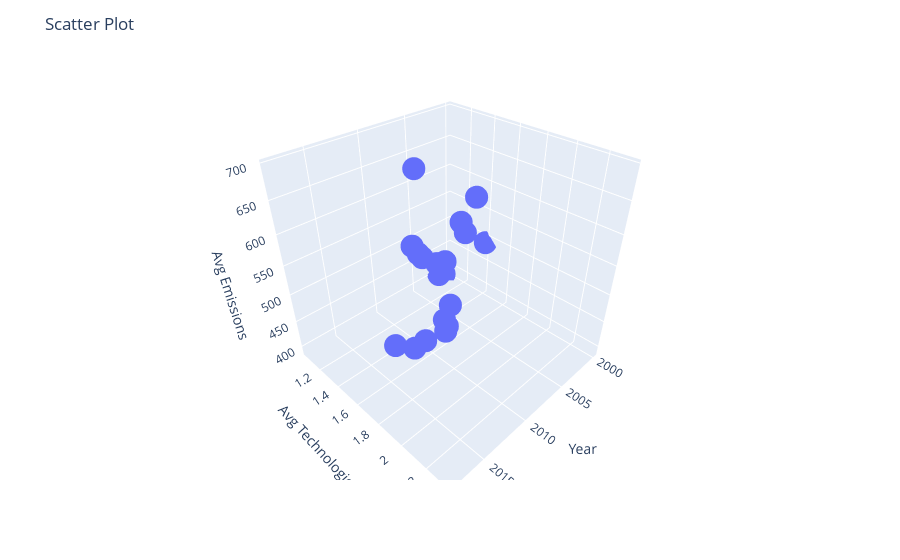

The code cell stored with this chart in its notebook:
### Code cell
import pandas as pd
import plotly.express as px
import numpy as np


df_green = pd.read_csv('datasets/iso_green.csv')


def filter_outliers(data, threshold=2):
    z_scores = np.abs((data - np.mean(data)) / np.std(data))
    filtered_data = data[z_scores < threshold]
    return filtered_data

filtered_technologies = filter_outliers(df_green['Development of environment-related technologies, % inventions worldwide'])
filtered_emissions = filter_outliers(df_green['Demand-based CO2 emissions'])
filtered_years = df_green.loc[filtered_technologies.index, 'Year']


filtered_df = pd.DataFrame({'Year': filtered_years, 'Technologies': filtered_technologies, 'Emissions': filtered_emissions})


filtered_df = filtered_df.dropna()

avg_technologies = filtered_df.groupby('Year')['Technologies'].mean().values
avg_emissions = filtered_df.groupby('Year')['Emissions'].mean().values
filtered_years = filtered_df['Year'].unique()


averages_df = pd.DataFrame({'Year': filtered_years, 'Avg Technologies': avg_technologies, 'Avg Emissions': avg_emissions})

# Log the avg_technologies
print("Average Technologies per Year:")
print(avg_technologies)


fig3d = px.scatter_3d(averages_df, x='Year', y='Avg Technologies', z='Avg Emissions')

fig3d.update_layout(
    scene=dict(
        xaxis_title='Year',
        yaxis_title='Avg Technologies',
        zaxis_title='Avg Emissions'
    ),
    title='Scatter Plot'
)
%store fig3d

fig3d.show()

### Figure 1 — Plotly figure (JSON) as saved in the notebook; plotly's stock layout.template omitted (floating-point values rounded to 4 significant figures)
{"data": [{"hovertemplate": "Year=%{x}<br>Avg Technologies=%{y}<br>Avg Emissions=%{z}<extra></extra>", "legendgroup": "", "marker": {"color": "#636efa", "symbol": "circle"}, "mode": "markers", "name": "", "scene": "scene", "showlegend": false, "type": "scatter3d", "x": [2000, 2001, 2002, 2003, 2004, 2005, 2006, 2007, 2008, 2009, 2010, 2011, 2012, 2013, 2014, 2015, 2016, 2017, 2018], "y": [1.4, 1.045, 1.061, 1.403, 1.43, 1.117, 1.158, 1.182, 1.572, 1.575, 1.94, 1.57, 1.868, 1.482, 1.856, 1.847, 2.172, 2.228, 2.335], "z": [490.6, 392.1, 401.1, 531.8, 560.2, 468.5, 488.8, 513.6, 536.3, 541.5, 682.3, 694.9, 490.3, 414.2, 493.6, 490.4, 586.2, 613.1, 656.4]}], "layout": {"legend": {"tracegroupgap": 0}, "margin": {"t": 60}, "scene": {"domain": {"x": [0, 1], "y": [0, 1]}, "xaxis": {"title": {"text": "Year"}}, "yaxis": {"title": {"text": "Avg Technologies"}}, "zaxis": {"title": {"text": "Avg Emissions"}}}, "title": {"text": "Scatter Plot"}}}
